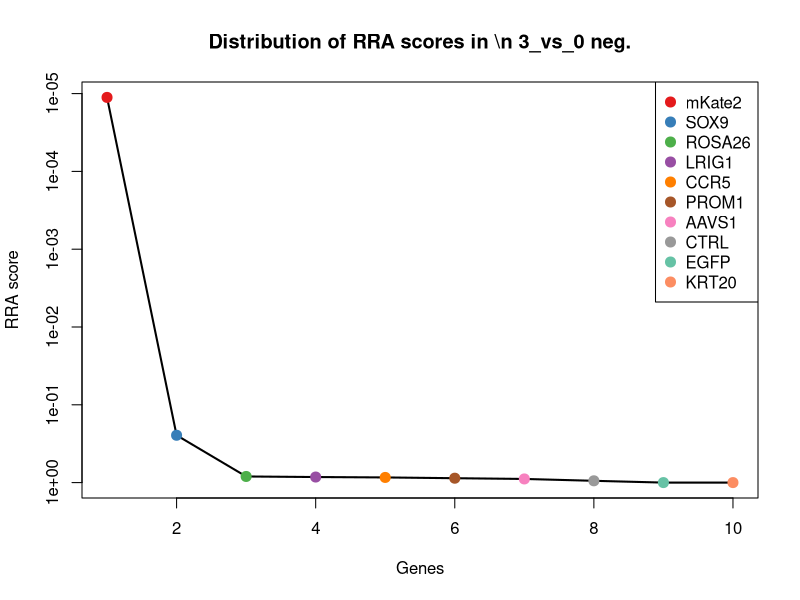
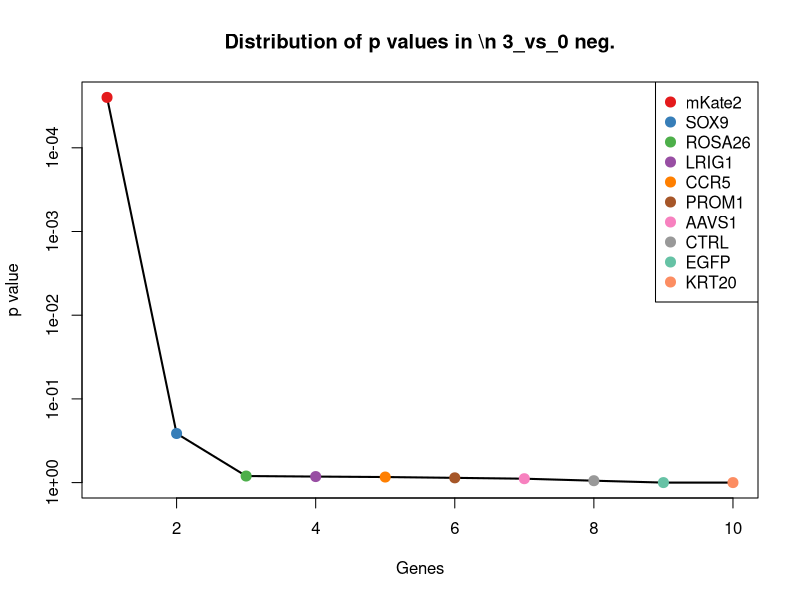
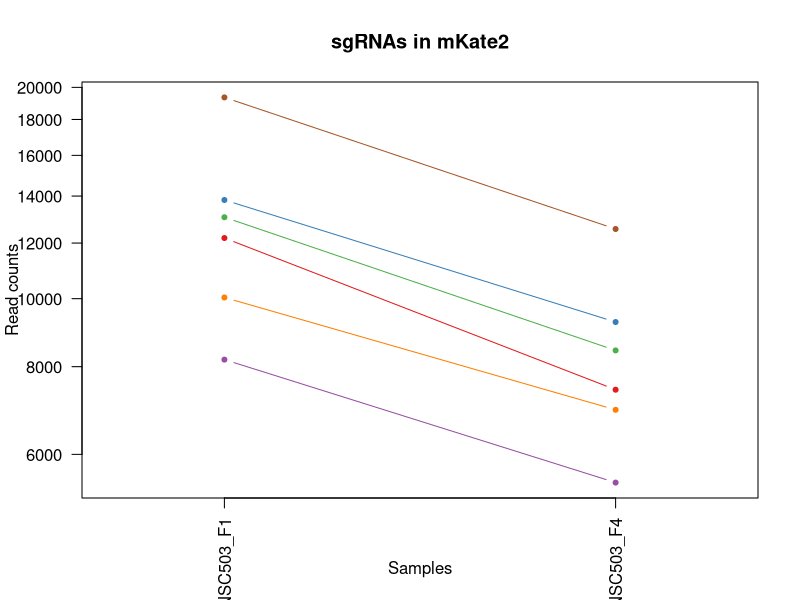
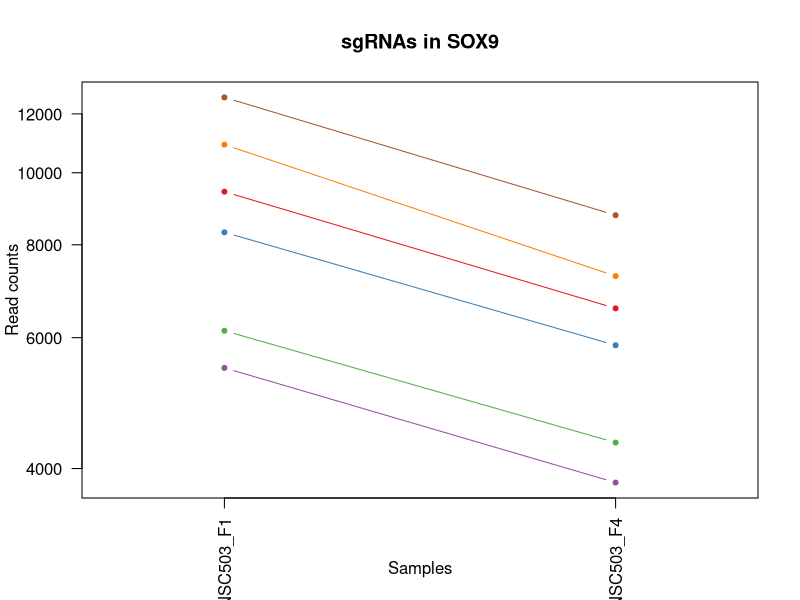
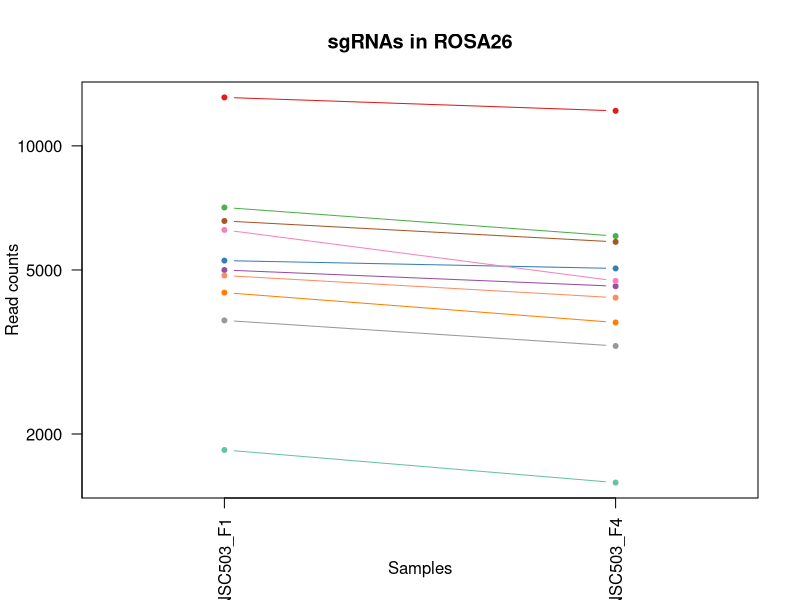
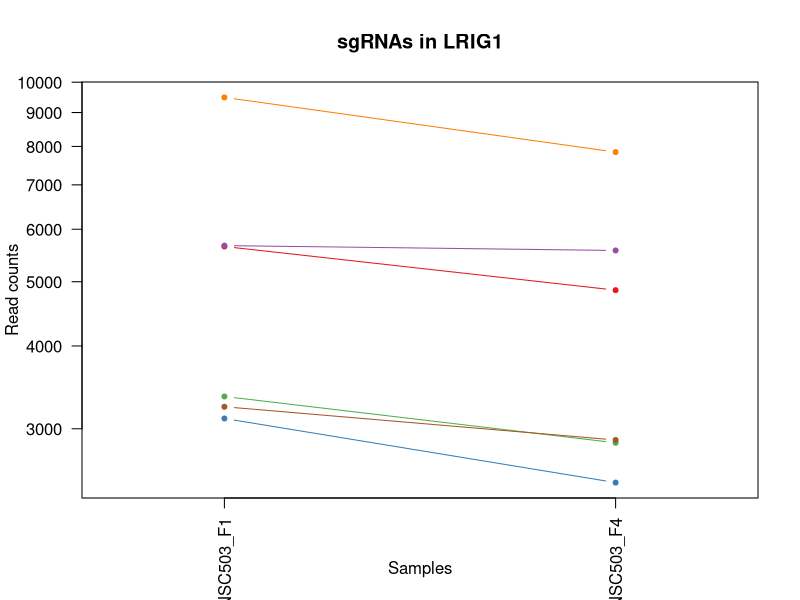
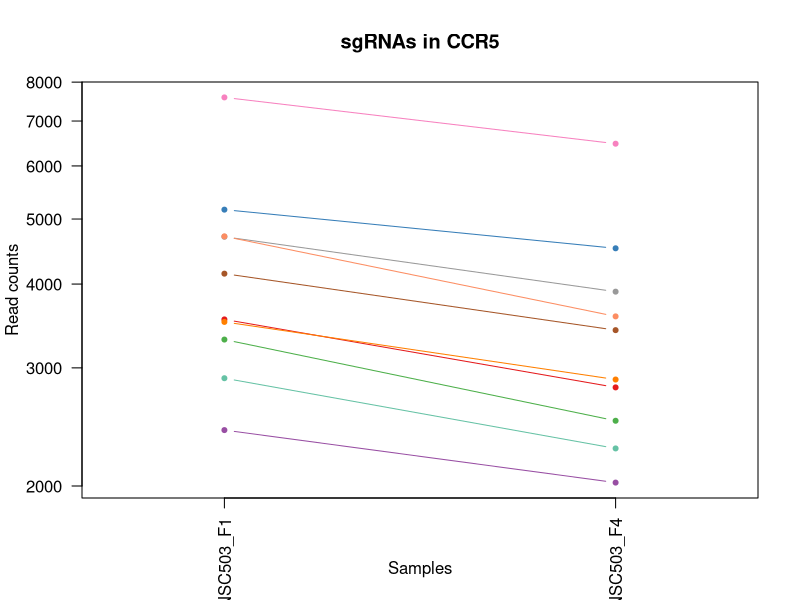
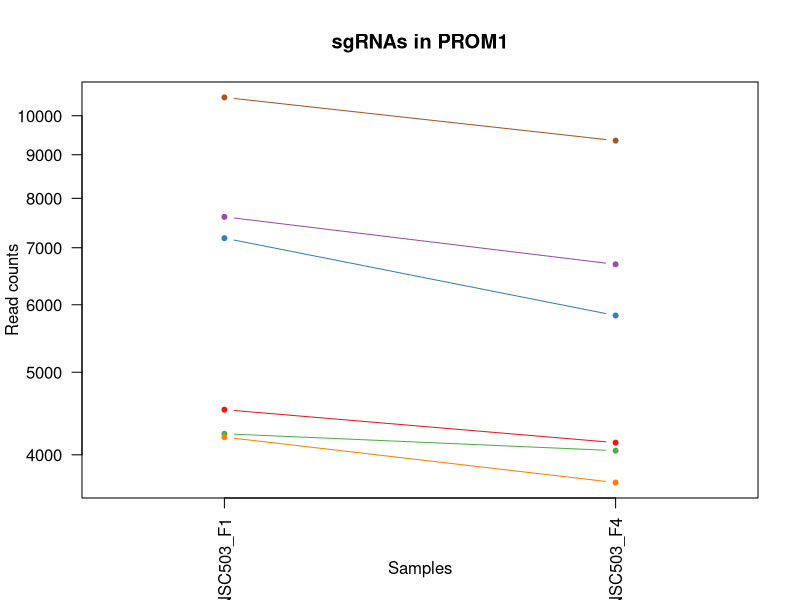

The R script that drew these images, in order: (Note: this script raises an error after producing the figures.)
pdf(file='S3A_c0_t3.pdf',width=4.5,height=4.5);
gstable=read.table('S3A_c0_t3.gene_summary.txt',header=T)
# 
#
# parameters
# Do not modify the variables beginning with "__"

# gstablename='__GENE_SUMMARY_FILE__'
startindex=3
# outputfile='__OUTPUT_FILE__'
targetgenelist=c("mKate2","SOX9","ROSA26","LRIG1","CCR5","PROM1","AAVS1","CTRL","EGFP","KRT20")
# samplelabel=sub('.\\w+.\\w+$','',colnames(gstable)[startindex]);
samplelabel='3_vs_0 neg.'


# You need to write some codes in front of this code:
# gstable=read.table(gstablename,header=T)
# pdf(file=outputfile,width=6,height=6)


# set up color using RColorBrewer
#library(RColorBrewer)
#colors <- brewer.pal(length(targetgenelist), "Set1")

colors=c( "#E41A1C", "#377EB8", "#4DAF4A", "#984EA3", "#FF7F00",  "#A65628", "#F781BF",
          "#999999", "#66C2A5", "#FC8D62", "#8DA0CB", "#E78AC3", "#A6D854", "#FFD92F", "#E5C494", "#B3B3B3", 
          "#8DD3C7", "#FFFFB3", "#BEBADA", "#FB8072", "#80B1D3", "#FDB462", "#B3DE69", "#FCCDE5",
          "#D9D9D9", "#BC80BD", "#CCEBC5", "#FFED6F")

######
# function definition

plotrankedvalues<-function(val, tglist, ...){
  
  plot(val,log='y',ylim=c(max(val),min(val)),type='l',lwd=2, ...)
  if(length(tglist)>0){
    for(i in 1:length(tglist)){
      targetgene=tglist[i];
      tx=which(names(val)==targetgene);ty=val[targetgene];
      points(tx,ty,col=colors[(i %% length(colors)) ],cex=2,pch=20)
      # text(tx+50,ty,targetgene,col=colors[i])
    }
    legend('topright',tglist,pch=20,pt.cex = 2,cex=1,col=colors)
  }
}



plotrandvalues<-function(val,targetgenelist, ...){
  # choose the one with the best distance distribution
  
  mindiffvalue=0;
  randval=val;
  for(i in 1:20){
    randval0=sample(val)
    vindex=sort(which(names(randval0) %in% targetgenelist))
    if(max(vindex)>0.9*length(val)){
      # print('pass...')
      next;
    }
    mindiffind=min(diff(vindex));
    if (mindiffind > mindiffvalue){
      mindiffvalue=mindiffind;
      randval=randval0;
      # print(paste('Diff: ',mindiffvalue))
    }
  }
  plot(randval,log='y',ylim=c(max(randval),min(randval)),pch=20,col='grey', ...)
  
  if(length(targetgenelist)>0){
    for(i in 1:length(targetgenelist)){
      targetgene=targetgenelist[i];
      tx=which(names(randval)==targetgene);ty=randval[targetgene];
      points(tx,ty,col=colors[(i %% length(colors)) ],cex=2,pch=20)
      text(tx+50,ty,targetgene,col=colors[i])
    }
  }
  
}




# set.seed(1235)



pvec=gstable[,startindex]
names(pvec)=gstable[,'id']
pvec=sort(pvec);

plotrankedvalues(pvec,targetgenelist,xlab='Genes',ylab='RRA score',main=paste('Distribution of RRA scores in \\n',samplelabel))

# plotrandvalues(pvec,targetgenelist,xlab='Genes',ylab='RRA score',main=paste('Distribution of RRA scores in \\n',samplelabel))


pvec=gstable[,startindex+1]
names(pvec)=gstable[,'id']
pvec=sort(pvec);

plotrankedvalues(pvec,targetgenelist,xlab='Genes',ylab='p value',main=paste('Distribution of p values in \\n',samplelabel))

# plotrandvalues(pvec,targetgenelist,xlab='Genes',ylab='p value',main=paste('Distribution of p values in \\n',samplelabel))



# you need to write after this code:
# dev.off()






# parameters
# Do not modify the variables beginning with "__"
targetmat=list(c(12199.264783777271,7417.058856189665),c(13820.481495064652,9260.75522212593),c(13060.438419483622,8437.384828375341),c(8186.362454680722,5468.639768061084),c(10036.947446664712,6943.4047090262575),c(19350.342226041033,12565.76590415863))
targetgene="mKate2"
collabel=c("S17_MNSC503_F1","S20_MNSC503_F4")

# set up color using RColorBrewer
#library(RColorBrewer)
#colors <- brewer.pal(length(targetgenelist), "Set1")

colors=c( "#E41A1C", "#377EB8", "#4DAF4A", "#984EA3", "#FF7F00",  "#A65628", "#F781BF",
          "#999999", "#66C2A5", "#FC8D62", "#8DA0CB", "#E78AC3", "#A6D854", "#FFD92F", "#E5C494", "#B3B3B3", 
          "#8DD3C7", "#FFFFB3", "#BEBADA", "#FB8072", "#80B1D3", "#FDB462", "#B3DE69", "#FCCDE5",
          "#D9D9D9", "#BC80BD", "#CCEBC5", "#FFED6F")


## code

targetmatvec=unlist(targetmat)+1
yrange=range(targetmatvec[targetmatvec>0]);
# yrange[1]=1; # set the minimum value to 1
for(i in 1:length(targetmat)){
  vali=targetmat[[i]]+1;
  if(i==1){
    plot(1:length(vali),vali,type='b',las=1,pch=20,main=paste('sgRNAs in',targetgene),ylab='Read counts',xlab='Samples',xlim=c(0.7,length(vali)+0.3),ylim = yrange,col=colors[(i %% length(colors))],xaxt='n',log='y')
    axis(1,at=1:length(vali),labels=(collabel),las=2)
    # lines(0:100,rep(1,101),col='black');
  }else{
    lines(1:length(vali),vali,type='b',pch=20,col=colors[(i %% length(colors))])
  }
}




# parameters
# Do not modify the variables beginning with "__"
targetmat=list(c(9429.121502818702,6568.708730539992),c(8313.557592157931,5858.707889254479),c(6128.303426975711,4333.9834844911375),c(5462.092829861475,3828.6242929942764),c(10909.589496405893,7259.494393441594),c(12627.766435442296,8765.96437874022))
targetgene="SOX9"
collabel=c("S17_MNSC503_F1","S20_MNSC503_F4")

# set up color using RColorBrewer
#library(RColorBrewer)
#colors <- brewer.pal(length(targetgenelist), "Set1")

colors=c( "#E41A1C", "#377EB8", "#4DAF4A", "#984EA3", "#FF7F00",  "#A65628", "#F781BF",
          "#999999", "#66C2A5", "#FC8D62", "#8DA0CB", "#E78AC3", "#A6D854", "#FFD92F", "#E5C494", "#B3B3B3", 
          "#8DD3C7", "#FFFFB3", "#BEBADA", "#FB8072", "#80B1D3", "#FDB462", "#B3DE69", "#FCCDE5",
          "#D9D9D9", "#BC80BD", "#CCEBC5", "#FFED6F")


## code

targetmatvec=unlist(targetmat)+1
yrange=range(targetmatvec[targetmatvec>0]);
# yrange[1]=1; # set the minimum value to 1
for(i in 1:length(targetmat)){
  vali=targetmat[[i]]+1;
  if(i==1){
    plot(1:length(vali),vali,type='b',las=1,pch=20,main=paste('sgRNAs in',targetgene),ylab='Read counts',xlab='Samples',xlim=c(0.7,length(vali)+0.3),ylim = yrange,col=colors[(i %% length(colors))],xaxt='n',log='y')
    axis(1,at=1:length(vali),labels=(collabel),las=2)
    # lines(0:100,rep(1,101),col='black');
  }else{
    lines(1:length(vali),vali,type='b',pch=20,col=colors[(i %% length(colors))])
  }
}




# parameters
# Do not modify the variables beginning with "__"
targetmat=list(c(13106.312075622944,12160.325640258108),c(5267.129791269359,5042.0628079382595),c(7086.437290431084,6041.252083901634),c(4997.100769903808,4565.526384017266),c(4404.913572468931,3727.7446064787437),c(6572.443825051869,5848.139541143328),c(6252.370815170694,4702.914909462229),c(3771.0230512710355,3269.462602022465),c(1828.6907470084038,1523.7636458441461),c(4845.926221262863,4282.102502854577))
targetgene="ROSA26"
collabel=c("S17_MNSC503_F1","S20_MNSC503_F4")

# set up color using RColorBrewer
#library(RColorBrewer)
#colors <- brewer.pal(length(targetgenelist), "Set1")

colors=c( "#E41A1C", "#377EB8", "#4DAF4A", "#984EA3", "#FF7F00",  "#A65628", "#F781BF",
          "#999999", "#66C2A5", "#FC8D62", "#8DA0CB", "#E78AC3", "#A6D854", "#FFD92F", "#E5C494", "#B3B3B3", 
          "#8DD3C7", "#FFFFB3", "#BEBADA", "#FB8072", "#80B1D3", "#FDB462", "#B3DE69", "#FCCDE5",
          "#D9D9D9", "#BC80BD", "#CCEBC5", "#FFED6F")


## code

targetmatvec=unlist(targetmat)+1
yrange=range(targetmatvec[targetmatvec>0]);
# yrange[1]=1; # set the minimum value to 1
for(i in 1:length(targetmat)){
  vali=targetmat[[i]]+1;
  if(i==1){
    plot(1:length(vali),vali,type='b',las=1,pch=20,main=paste('sgRNAs in',targetgene),ylab='Read counts',xlab='Samples',xlim=c(0.7,length(vali)+0.3),ylim = yrange,col=colors[(i %% length(colors))],xaxt='n',log='y')
    axis(1,at=1:length(vali),labels=(collabel),las=2)
    # lines(0:100,rep(1,101),col='black');
  }else{
    lines(1:length(vali),vali,type='b',pch=20,col=colors[(i %% length(colors))])
  }
}




# parameters
# Do not modify the variables beginning with "__"
targetmat=list(c(5649.757786795063,4854.714818695126),c(3107.940203439026,2487.4048417972854),c(3355.0323967349163,2856.3362667683773),c(5667.481699394346,5572.401731334205),c(9484.378406804703,7842.675057393295),c(3237.2205071043863,2884.1982754250485))
targetgene="LRIG1"
collabel=c("S17_MNSC503_F1","S20_MNSC503_F4")

# set up color using RColorBrewer
#library(RColorBrewer)
#colors <- brewer.pal(length(targetgenelist), "Set1")

colors=c( "#E41A1C", "#377EB8", "#4DAF4A", "#984EA3", "#FF7F00",  "#A65628", "#F781BF",
          "#999999", "#66C2A5", "#FC8D62", "#8DA0CB", "#E78AC3", "#A6D854", "#FFD92F", "#E5C494", "#B3B3B3", 
          "#8DD3C7", "#FFFFB3", "#BEBADA", "#FB8072", "#80B1D3", "#FDB462", "#B3DE69", "#FCCDE5",
          "#D9D9D9", "#BC80BD", "#CCEBC5", "#FFED6F")


## code

targetmatvec=unlist(targetmat)+1
yrange=range(targetmatvec[targetmatvec>0]);
# yrange[1]=1; # set the minimum value to 1
for(i in 1:length(targetmat)){
  vali=targetmat[[i]]+1;
  if(i==1){
    plot(1:length(vali),vali,type='b',las=1,pch=20,main=paste('sgRNAs in',targetgene),ylab='Read counts',xlab='Samples',xlim=c(0.7,length(vali)+0.3),ylim = yrange,col=colors[(i %% length(colors))],xaxt='n',log='y')
    axis(1,at=1:length(vali),labels=(collabel),las=2)
    # lines(0:100,rep(1,101),col='black');
  }else{
    lines(1:length(vali),vali,type='b',pch=20,col=colors[(i %% length(colors))])
  }
}




# parameters
# Do not modify the variables beginning with "__"
targetmat=list(c(3541.6547705744288,2804.4552851318176),c(5162.871481861811,4521.33147373427),c(3304.988408219293,2500.855466666023),c(2421.9205275373556,2022.397524906638),c(3511.4198608462393,2881.315998667462),c(4144.26779895006,3413.576439901798),c(7590.004924869544,6474.554356458828),c(4704.134920468597,3895.877417337965),c(2894.2106691535514,2274.1163617358725),c(4710.3904190330495,3578.826974003433))
targetgene="CCR5"
collabel=c("S17_MNSC503_F1","S20_MNSC503_F4")

# set up color using RColorBrewer
#library(RColorBrewer)
#colors <- brewer.pal(length(targetgenelist), "Set1")

colors=c( "#E41A1C", "#377EB8", "#4DAF4A", "#984EA3", "#FF7F00",  "#A65628", "#F781BF",
          "#999999", "#66C2A5", "#FC8D62", "#8DA0CB", "#E78AC3", "#A6D854", "#FFD92F", "#E5C494", "#B3B3B3", 
          "#8DD3C7", "#FFFFB3", "#BEBADA", "#FB8072", "#80B1D3", "#FDB462", "#B3DE69", "#FCCDE5",
          "#D9D9D9", "#BC80BD", "#CCEBC5", "#FFED6F")


## code

targetmatvec=unlist(targetmat)+1
yrange=range(targetmatvec[targetmatvec>0]);
# yrange[1]=1; # set the minimum value to 1
for(i in 1:length(targetmat)){
  vali=targetmat[[i]]+1;
  if(i==1){
    plot(1:length(vali),vali,type='b',las=1,pch=20,main=paste('sgRNAs in',targetgene),ylab='Read counts',xlab='Samples',xlim=c(0.7,length(vali)+0.3),ylim = yrange,col=colors[(i %% length(colors))],xaxt='n',log='y')
    axis(1,at=1:length(vali),labels=(collabel),las=2)
    # lines(0:100,rep(1,101),col='black');
  }else{
    lines(1:length(vali),vali,type='b',pch=20,col=colors[(i %% length(colors))])
  }
}




# parameters
# Do not modify the variables beginning with "__"
targetmat=list(c(4517.512546629084,4132.224111460071),c(7182.3549350860285,5827.002844921026),c(4232.887361946477,4043.8342908940804),c(7607.728837468827,6691.685872197023),c(4194.311787465684,3709.490187014028),c(10507.152422092755,9349.14504269192))
targetgene="PROM1"
collabel=c("S17_MNSC503_F1","S20_MNSC503_F4")

# set up color using RColorBrewer
#library(RColorBrewer)
#colors <- brewer.pal(length(targetgenelist), "Set1")

colors=c( "#E41A1C", "#377EB8", "#4DAF4A", "#984EA3", "#FF7F00",  "#A65628", "#F781BF",
          "#999999", "#66C2A5", "#FC8D62", "#8DA0CB", "#E78AC3", "#A6D854", "#FFD92F", "#E5C494", "#B3B3B3", 
          "#8DD3C7", "#FFFFB3", "#BEBADA", "#FB8072", "#80B1D3", "#FDB462", "#B3DE69", "#FCCDE5",
          "#D9D9D9", "#BC80BD", "#CCEBC5", "#FFED6F")


## code

targetmatvec=unlist(targetmat)+1
yrange=range(targetmatvec[targetmatvec>0]);
# yrange[1]=1; # set the minimum value to 1
for(i in 1:length(targetmat)){
  vali=targetmat[[i]]+1;
  if(i==1){
    plot(1:length(vali),vali,type='b',las=1,pch=20,main=paste('sgRNAs in',targetgene),ylab='Read counts',xlab='Samples',xlim=c(0.7,length(vali)+0.3),ylim = yrange,col=colors[(i %% length(colors))],xaxt='n',log='y')
    axis(1,at=1:length(vali),labels=(collabel),las=2)
    # lines(0:100,rep(1,101),col='black');
  }else{
    lines(1:length(vali),vali,type='b',pch=20,col=colors[(i %% length(colors))])
  }
}




# parameters
# Do not modify the variables beginning with "__"
targetmat=list(c(5102.401662405432,4888.341380866971),c(4218.291198629419,3999.639380611085),c(4020.200410755077,3092.682960890483),c(2453.1980203596204,1887.8912762192606),c(3836.7057861977914,3438.556171800882),c(1820.3500822557999,1589.0952523494439),c(2897.338418435778,2463.3858688173964),c(6185.645497149863,5043.984325776651),c(1859.9682398306684,1538.1750296320795),c(2424.0056937255067,2043.53422112894))
targetgene="AAVS1"
collabel=c("S17_MNSC503_F1","S20_MNSC503_F4")

# set up color using RColorBrewer
#library(RColorBrewer)
#colors <- brewer.pal(length(targetgenelist), "Set1")

colors=c( "#E41A1C", "#377EB8", "#4DAF4A", "#984EA3", "#FF7F00",  "#A65628", "#F781BF",
          "#999999", "#66C2A5", "#FC8D62", "#8DA0CB", "#E78AC3", "#A6D854", "#FFD92F", "#E5C494", "#B3B3B3", 
          "#8DD3C7", "#FFFFB3", "#BEBADA", "#FB8072", "#80B1D3", "#FDB462", "#B3DE69", "#FCCDE5",
          "#D9D9D9", "#BC80BD", "#CCEBC5", "#FFED6F")


## code

targetmatvec=unlist(targetmat)+1
yrange=range(targetmatvec[targetmatvec>0]);
# yrange[1]=1; # set the minimum value to 1
for(i in 1:length(targetmat)){
  vali=targetmat[[i]]+1;
  if(i==1){
    plot(1:length(vali),vali,type='b',las=1,pch=20,main=paste('sgRNAs in',targetgene),ylab='Read counts',xlab='Samples',xlim=c(0.7,length(vali)+0.3),ylim = yrange,col=colors[(i %% length(colors))],xaxt='n',log='y')
    axis(1,at=1:length(vali),labels=(collabel),las=2)
    # lines(0:100,rep(1,101),col='black');
  }else{
    lines(1:length(vali),vali,type='b',pch=20,col=colors[(i %% length(colors))])
  }
}




# parameters
# Do not modify the variables beginning with "__"
targetmat=list(c(3740.7881415428465,3407.8118863866243),c(3985.7951686505858,3164.7398798301497),c(11924.022846941341,10837.360608525833),c(1993.4188758723308,1881.1659637848918),c(4632.196686977388,3733.509159993917),c(8051.869235544984,7343.080419411607),c(5062.783504830564,4104.3621028034),c(4294.39976449693,3944.8761222169383),c(4332.975338977723,3612.4535361752773),c(6828.919266194438,6022.0369055177225))
targetgene="CTRL"
collabel=c("S17_MNSC503_F1","S20_MNSC503_F4")

# set up color using RColorBrewer
#library(RColorBrewer)
#colors <- brewer.pal(length(targetgenelist), "Set1")

colors=c( "#E41A1C", "#377EB8", "#4DAF4A", "#984EA3", "#FF7F00",  "#A65628", "#F781BF",
          "#999999", "#66C2A5", "#FC8D62", "#8DA0CB", "#E78AC3", "#A6D854", "#FFD92F", "#E5C494", "#B3B3B3", 
          "#8DD3C7", "#FFFFB3", "#BEBADA", "#FB8072", "#80B1D3", "#FDB462", "#B3DE69", "#FCCDE5",
          "#D9D9D9", "#BC80BD", "#CCEBC5", "#FFED6F")


## code

targetmatvec=unlist(targetmat)+1
yrange=range(targetmatvec[targetmatvec>0]);
# yrange[1]=1; # set the minimum value to 1
for(i in 1:length(targetmat)){
  vali=targetmat[[i]]+1;
  if(i==1){
    plot(1:length(vali),vali,type='b',las=1,pch=20,main=paste('sgRNAs in',targetgene),ylab='Read counts',xlab='Samples',xlim=c(0.7,length(vali)+0.3),ylim = yrange,col=colors[(i %% length(colors))],xaxt='n',log='y')
    axis(1,at=1:length(vali),labels=(collabel),las=2)
    # lines(0:100,rep(1,101),col='black');
  }else{
    lines(1:length(vali),vali,type='b',pch=20,col=colors[(i %% length(colors))])
  }
}




# parameters
# Do not modify the variables beginning with "__"
targetmat=list(c(232.49602997883355,7579.427113533713),c(403.4796574072134,9620.079057905066),c(404.5222405012889,5848.139541143328),c(234.5811961669845,5390.818295606245),c(365.94666602049585,8893.74531499323),c(2490.731011746338,9161.797053448789))
targetgene="EGFP"
collabel=c("S17_MNSC503_F1","S20_MNSC503_F4")

# set up color using RColorBrewer
#library(RColorBrewer)
#colors <- brewer.pal(length(targetgenelist), "Set1")

colors=c( "#E41A1C", "#377EB8", "#4DAF4A", "#984EA3", "#FF7F00",  "#A65628", "#F781BF",
          "#999999", "#66C2A5", "#FC8D62", "#8DA0CB", "#E78AC3", "#A6D854", "#FFD92F", "#E5C494", "#B3B3B3", 
          "#8DD3C7", "#FFFFB3", "#BEBADA", "#FB8072", "#80B1D3", "#FDB462", "#B3DE69", "#FCCDE5",
          "#D9D9D9", "#BC80BD", "#CCEBC5", "#FFED6F")


## code

targetmatvec=unlist(targetmat)+1
yrange=range(targetmatvec[targetmatvec>0]);
# yrange[1]=1; # set the minimum value to 1
for(i in 1:length(targetmat)){
  vali=targetmat[[i]]+1;
  if(i==1){
    plot(1:length(vali),vali,type='b',las=1,pch=20,main=paste('sgRNAs in',targetgene),ylab='Read counts',xlab='Samples',xlim=c(0.7,length(vali)+0.3),ylim = yrange,col=colors[(i %% length(colors))],xaxt='n',log='y')
    axis(1,at=1:length(vali),labels=(collabel),las=2)
    # lines(0:100,rep(1,101),col='black');
  }else{
    lines(1:length(vali),vali,type='b',pch=20,col=colors[(i %% length(colors))])
  }
}




# parameters
# Do not modify the variables beginning with "__"
targetmat=list(c(843.4497231070688,6108.505208245322),c(1373.081934897416,9422.162720550783),c(805.9167317203513,6815.623772773249),c(519.2063808495924,3359.773940426847),c(1433.5517543537944,10114.869901290776),c(833.0238921663139,5149.667806888161))
targetgene="KRT20"
collabel=c("S17_MNSC503_F1","S20_MNSC503_F4")

# set up color using RColorBrewer
#library(RColorBrewer)
#colors <- brewer.pal(length(targetgenelist), "Set1")

colors=c( "#E41A1C", "#377EB8", "#4DAF4A", "#984EA3", "#FF7F00",  "#A65628", "#F781BF",
          "#999999", "#66C2A5", "#FC8D62", "#8DA0CB", "#E78AC3", "#A6D854", "#FFD92F", "#E5C494", "#B3B3B3", 
          "#8DD3C7", "#FFFFB3", "#BEBADA", "#FB8072", "#80B1D3", "#FDB462", "#B3DE69", "#FCCDE5",
          "#D9D9D9", "#BC80BD", "#CCEBC5", "#FFED6F")


## code

targetmatvec=unlist(targetmat)+1
yrange=range(targetmatvec[targetmatvec>0]);
# yrange[1]=1; # set the minimum value to 1
for(i in 1:length(targetmat)){
  vali=targetmat[[i]]+1;
  if(i==1){
    plot(1:length(vali),vali,type='b',las=1,pch=20,main=paste('sgRNAs in',targetgene),ylab='Read counts',xlab='Samples',xlim=c(0.7,length(vali)+0.3),ylim = yrange,col=colors[(i %% length(colors))],xaxt='n',log='y')
    axis(1,at=1:length(vali),labels=(collabel),las=2)
    # lines(0:100,rep(1,101),col='black');
  }else{
    lines(1:length(vali),vali,type='b',pch=20,col=colors[(i %% length(colors))])
  }
}



# 
#
# parameters
# Do not modify the variables beginning with "__"

# gstablename='__GENE_SUMMARY_FILE__'
startindex=9
# outputfile='__OUTPUT_FILE__'
targetgenelist=c("EGFP","KRT20","LRIG1","PROM1","AAVS1","ROSA26","CTRL","CCR5","SOX9","mKate2")
# samplelabel=sub('.\\w+.\\w+$','',colnames(gstable)[startindex]);
samplelabel='3_vs_0 pos.'


# You need to write some codes in front of this code:
# gstable=read.table(gstablename,header=T)
# pdf(file=outputfile,width=6,height=6)


# set up color using RColorBrewer
#library(RColorBrewer)
#colors <- brewer.pal(length(targetgenelist), "Set1")

colors=c( "#E41A1C", "#377EB8", "#4DAF4A", "#984EA3", "#FF7F00",  "#A65628", "#F781BF",
          "#999999", "#66C2A5", "#FC8D62", "#8DA0CB", "#E78AC3", "#A6D854", "#FFD92F", "#E5C494", "#B3B3B3", 
          "#8DD3C7", "#FFFFB3", "#BEBADA", "#FB8072", "#80B1D3", "#FDB462", "#B3DE69", "#FCCDE5",
          "#D9D9D9", "#BC80BD", "#CCEBC5", "#FFED6F")

######
# function definition

plotrankedvalues<-function(val, tglist, ...){
  
  plot(val,log='y',ylim=c(max(val),min(val)),type='l',lwd=2, ...)
  if(length(tglist)>0){
    for(i in 1:length(tglist)){
      targetgene=tglist[i];
      tx=which(names(val)==targetgene);ty=val[targetgene];
      points(tx,ty,col=colors[(i %% length(colors)) ],cex=2,pch=20)
      # text(tx+50,ty,targetgene,col=colors[i])
    }
    legend('topright',tglist,pch=20,pt.cex = 2,cex=1,col=colors)
  }
}



plotrandvalues<-function(val,targetgenelist, ...){
  # choose the one with the best distance distribution
  
  mindiffvalue=0;
  randval=val;
  for(i in 1:20){
    randval0=sample(val)
    vindex=sort(which(names(randval0) %in% targetgenelist))
    if(max(vindex)>0.9*length(val)){
      # print('pass...')
      next;
    }
    mindiffind=min(diff(vindex));
    if (mindiffind > mindiffvalue){
      mindiffvalue=mindiffind;
      randval=randval0;
      # print(paste('Diff: ',mindiffvalue))
    }
  }
  plot(randval,log='y',ylim=c(max(randval),min(randval)),pch=20,col='grey', ...)
  
  if(length(targetgenelist)>0){
    for(i in 1:length(targetgenelist)){
      targetgene=targetgenelist[i];
      tx=which(names(randval)==targetgene);ty=randval[targetgene];
      points(tx,ty,col=colors[(i %% length(colors)) ],cex=2,pch=20)
      text(tx+50,ty,targetgene,col=colors[i])
    }
  }
  
}




# set.seed(1235)



pvec=gstable[,startindex]
names(pvec)=gstable[,'id']
pvec=sort(pvec);

plotrankedvalues(pvec,targetgenelist,xlab='Genes',ylab='RRA score',main=paste('Distribution of RRA scores in \\n',samplelabel))

# plotrandvalues(pvec,targetgenelist,xlab='Genes',ylab='RRA score',main=paste('Distribution of RRA scores in \\n',samplelabel))


pvec=gstable[,startindex+1]
names(pvec)=gstable[,'id']
pvec=sort(pvec);

plotrankedvalues(pvec,targetgenelist,xlab='Genes',ylab='p value',main=paste('Distribution of p values in \\n',samplelabel))

# plotrandvalues(pvec,targetgenelist,xlab='Genes',ylab='p value',main=paste('Distribution of p values in \\n',samplelabel))



# you need to write after this code:
# dev.off()






# parameters
# Do not modify the variables beginning with "__"
targetmat=list(c(232.49602997883355,7579.427113533713),c(403.4796574072134,9620.079057905066),c(404.5222405012889,5848.139541143328),c(234.5811961669845,5390.818295606245),c(365.94666602049585,8893.74531499323),c(2490.731011746338,9161.797053448789))
targetgene="EGFP"
collabel=c("S17_MNSC503_F1","S20_MNSC503_F4")

# set up color using RColorBrewer
#library(RColorBrewer)
#colors <- brewer.pal(length(targetgenelist), "Set1")

colors=c( "#E41A1C", "#377EB8", "#4DAF4A", "#984EA3", "#FF7F00",  "#A65628", "#F781BF",
          "#999999", "#66C2A5", "#FC8D62", "#8DA0CB", "#E78AC3", "#A6D854", "#FFD92F", "#E5C494", "#B3B3B3", 
          "#8DD3C7", "#FFFFB3", "#BEBADA", "#FB8072", "#80B1D3", "#FDB462", "#B3DE69", "#FCCDE5",
          "#D9D9D9", "#BC80BD", "#CCEBC5", "#FFED6F")


## code

targetmatvec=unlist(targetmat)+1
yrange=range(targetmatvec[targetmatvec>0]);
# yrange[1]=1; # set the minimum value to 1
for(i in 1:length(targetmat)){
  vali=targetmat[[i]]+1;
  if(i==1){
    plot(1:length(vali),vali,type='b',las=1,pch=20,main=paste('sgRNAs in',targetgene),ylab='Read counts',xlab='Samples',xlim=c(0.7,length(vali)+0.3),ylim = yrange,col=colors[(i %% length(colors))],xaxt='n',log='y')
    axis(1,at=1:length(vali),labels=(collabel),las=2)
    # lines(0:100,rep(1,101),col='black');
  }else{
    lines(1:length(vali),vali,type='b',pch=20,col=colors[(i %% length(colors))])
  }
}




# parameters
# Do not modify the variables beginning with "__"
targetmat=list(c(843.4497231070688,6108.505208245322),c(1373.081934897416,9422.162720550783),c(805.9167317203513,6815.623772773249),c(519.2063808495924,3359.773940426847),c(1433.5517543537944,10114.869901290776),c(833.0238921663139,5149.667806888161))
targetgene="KRT20"
collabel=c("S17_MNSC503_F1","S20_MNSC503_F4")

# set up color using RColorBrewer
#library(RColorBrewer)
#colors <- brewer.pal(length(targetgenelist), "Set1")

colors=c( "#E41A1C", "#377EB8", "#4DAF4A", "#984EA3", "#FF7F00",  "#A65628", "#F781BF",
          "#999999", "#66C2A5", "#FC8D62", "#8DA0CB", "#E78AC3", "#A6D854", "#FFD92F", "#E5C494", "#B3B3B3", 
          "#8DD3C7", "#FFFFB3", "#BEBADA", "#FB8072", "#80B1D3", "#FDB462", "#B3DE69", "#FCCDE5",
          "#D9D9D9", "#BC80BD", "#CCEBC5", "#FFED6F")


## code

targetmatvec=unlist(targetmat)+1
yrange=range(targetmatvec[targetmatvec>0]);
# yrange[1]=1; # set the minimum value to 1
for(i in 1:length(targetmat)){
  vali=targetmat[[i]]+1;
  if(i==1){
    plot(1:length(vali),vali,type='b',las=1,pch=20,main=paste('sgRNAs in',targetgene),ylab='Read counts',xlab='Samples',xlim=c(0.7,length(vali)+0.3),ylim = yrange,col=colors[(i %% length(colors))],xaxt='n',log='y')
    axis(1,at=1:length(vali),labels=(collabel),las=2)
    # lines(0:100,rep(1,101),col='black');
  }else{
    lines(1:length(vali),vali,type='b',pch=20,col=colors[(i %% length(colors))])
  }
}




# parameters
# Do not modify the variables beginning with "__"
targetmat=list(c(5649.757786795063,4854.714818695126),c(3107.940203439026,2487.4048417972854),c(3355.0323967349163,2856.3362667683773),c(5667.481699394346,5572.401731334205),c(9484.378406804703,7842.675057393295),c(3237.2205071043863,2884.1982754250485))
targetgene="LRIG1"
collabel=c("S17_MNSC503_F1","S20_MNSC503_F4")

# set up color using RColorBrewer
#library(RColorBrewer)
#colors <- brewer.pal(length(targetgenelist), "Set1")

colors=c( "#E41A1C", "#377EB8", "#4DAF4A", "#984EA3", "#FF7F00",  "#A65628", "#F781BF",
          "#999999", "#66C2A5", "#FC8D62", "#8DA0CB", "#E78AC3", "#A6D854", "#FFD92F", "#E5C494", "#B3B3B3", 
          "#8DD3C7", "#FFFFB3", "#BEBADA", "#FB8072", "#80B1D3", "#FDB462", "#B3DE69", "#FCCDE5",
          "#D9D9D9", "#BC80BD", "#CCEBC5", "#FFED6F")


## code

targetmatvec=unlist(targetmat)+1
yrange=range(targetmatvec[targetmatvec>0]);
# yrange[1]=1; # set the minimum value to 1
for(i in 1:length(targetmat)){
  vali=targetmat[[i]]+1;
  if(i==1){
    plot(1:length(vali),vali,type='b',las=1,pch=20,main=paste('sgRNAs in',targetgene),ylab='Read counts',xlab='Samples',xlim=c(0.7,length(vali)+0.3),ylim = yrange,col=colors[(i %% length(colors))],xaxt='n',log='y')
    axis(1,at=1:length(vali),labels=(collabel),las=2)
    # lines(0:100,rep(1,101),col='black');
  }else{
    lines(1:length(vali),vali,type='b',pch=20,col=colors[(i %% length(colors))])
  }
}




# parameters
# Do not modify the variables beginning with "__"
targetmat=list(c(4517.512546629084,4132.224111460071),c(7182.3549350860285,5827.002844921026),c(4232.887361946477,4043.8342908940804),c(7607.728837468827,6691.685872197023),c(4194.311787465684,3709.490187014028),c(10507.152422092755,9349.14504269192))
targetgene="PROM1"
collabel=c("S17_MNSC503_F1","S20_MNSC503_F4")

# set up color using RColorBrewer
#library(RColorBrewer)
#colors <- brewer.pal(length(targetgenelist), "Set1")

colors=c( "#E41A1C", "#377EB8", "#4DAF4A", "#984EA3", "#FF7F00",  "#A65628", "#F781BF",
          "#999999", "#66C2A5", "#FC8D62", "#8DA0CB", "#E78AC3", "#A6D854", "#FFD92F", "#E5C494", "#B3B3B3", 
          "#8DD3C7", "#FFFFB3", "#BEBADA", "#FB8072", "#80B1D3", "#FDB462", "#B3DE69", "#FCCDE5",
          "#D9D9D9", "#BC80BD", "#CCEBC5", "#FFED6F")


## code

targetmatvec=unlist(targetmat)+1
yrange=range(targetmatvec[targetmatvec>0]);
# yrange[1]=1; # set the minimum value to 1
for(i in 1:length(targetmat)){
  vali=targetmat[[i]]+1;
  if(i==1){
    plot(1:length(vali),vali,type='b',las=1,pch=20,main=paste('sgRNAs in',targetgene),ylab='Read counts',xlab='Samples',xlim=c(0.7,length(vali)+0.3),ylim = yrange,col=colors[(i %% length(colors))],xaxt='n',log='y')
    axis(1,at=1:length(vali),labels=(collabel),las=2)
    # lines(0:100,rep(1,101),col='black');
  }else{
    lines(1:length(vali),vali,type='b',pch=20,col=colors[(i %% length(colors))])
  }
}




# parameters
# Do not modify the variables beginning with "__"
targetmat=list(c(5102.401662405432,4888.341380866971),c(4218.291198629419,3999.639380611085),c(4020.200410755077,3092.682960890483),c(2453.1980203596204,1887.8912762192606),c(3836.7057861977914,3438.556171800882),c(1820.3500822557999,1589.0952523494439),c(2897.338418435778,2463.3858688173964),c(6185.645497149863,5043.984325776651),c(1859.9682398306684,1538.1750296320795),c(2424.0056937255067,2043.53422112894))
targetgene="AAVS1"
collabel=c("S17_MNSC503_F1","S20_MNSC503_F4")

# set up color using RColorBrewer
#library(RColorBrewer)
#colors <- brewer.pal(length(targetgenelist), "Set1")

colors=c( "#E41A1C", "#377EB8", "#4DAF4A", "#984EA3", "#FF7F00",  "#A65628", "#F781BF",
          "#999999", "#66C2A5", "#FC8D62", "#8DA0CB", "#E78AC3", "#A6D854", "#FFD92F", "#E5C494", "#B3B3B3", 
          "#8DD3C7", "#FFFFB3", "#BEBADA", "#FB8072", "#80B1D3", "#FDB462", "#B3DE69", "#FCCDE5",
          "#D9D9D9", "#BC80BD", "#CCEBC5", "#FFED6F")


## code

targetmatvec=unlist(targetmat)+1
yrange=range(targetmatvec[targetmatvec>0]);
# yrange[1]=1; # set the minimum value to 1
for(i in 1:length(targetmat)){
  vali=targetmat[[i]]+1;
  if(i==1){
    plot(1:length(vali),vali,type='b',las=1,pch=20,main=paste('sgRNAs in',targetgene),ylab='Read counts',xlab='Samples',xlim=c(0.7,length(vali)+0.3),ylim = yrange,col=colors[(i %% length(colors))],xaxt='n',log='y')
    axis(1,at=1:length(vali),labels=(collabel),las=2)
    # lines(0:100,rep(1,101),col='black');
  }else{
    lines(1:length(vali),vali,type='b',pch=20,col=colors[(i %% length(colors))])
  }
}




# parameters
# Do not modify the variables beginning with "__"
targetmat=list(c(13106.312075622944,12160.325640258108),c(5267.129791269359,5042.0628079382595),c(7086.437290431084,6041.252083901634),c(4997.100769903808,4565.526384017266),c(4404.913572468931,3727.7446064787437),c(6572.443825051869,5848.139541143328),c(6252.370815170694,4702.914909462229),c(3771.0230512710355,3269.462602022465),c(1828.6907470084038,1523.7636458441461),c(4845.926221262863,4282.102502854577))
targetgene="ROSA26"
collabel=c("S17_MNSC503_F1","S20_MNSC503_F4")

# set up color using RColorBrewer
#library(RColorBrewer)
#colors <- brewer.pal(length(targetgenelist), "Set1")

colors=c( "#E41A1C", "#377EB8", "#4DAF4A", "#984EA3", "#FF7F00",  "#A65628", "#F781BF",
          "#999999", "#66C2A5", "#FC8D62", "#8DA0CB", "#E78AC3", "#A6D854", "#FFD92F", "#E5C494", "#B3B3B3", 
          "#8DD3C7", "#FFFFB3", "#BEBADA", "#FB8072", "#80B1D3", "#FDB462", "#B3DE69", "#FCCDE5",
          "#D9D9D9", "#BC80BD", "#CCEBC5", "#FFED6F")


## code

targetmatvec=unlist(targetmat)+1
yrange=range(targetmatvec[targetmatvec>0]);
# yrange[1]=1; # set the minimum value to 1
for(i in 1:length(targetmat)){
  vali=targetmat[[i]]+1;
  if(i==1){
    plot(1:length(vali),vali,type='b',las=1,pch=20,main=paste('sgRNAs in',targetgene),ylab='Read counts',xlab='Samples',xlim=c(0.7,length(vali)+0.3),ylim = yrange,col=colors[(i %% length(colors))],xaxt='n',log='y')
    axis(1,at=1:length(vali),labels=(collabel),las=2)
    # lines(0:100,rep(1,101),col='black');
  }else{
    lines(1:length(vali),vali,type='b',pch=20,col=colors[(i %% length(colors))])
  }
}




# parameters
# Do not modify the variables beginning with "__"
targetmat=list(c(3740.7881415428465,3407.8118863866243),c(3985.7951686505858,3164.7398798301497),c(11924.022846941341,10837.360608525833),c(1993.4188758723308,1881.1659637848918),c(4632.196686977388,3733.509159993917),c(8051.869235544984,7343.080419411607),c(5062.783504830564,4104.3621028034),c(4294.39976449693,3944.8761222169383),c(4332.975338977723,3612.4535361752773),c(6828.919266194438,6022.0369055177225))
targetgene="CTRL"
collabel=c("S17_MNSC503_F1","S20_MNSC503_F4")

# set up color using RColorBrewer
#library(RColorBrewer)
#colors <- brewer.pal(length(targetgenelist), "Set1")

colors=c( "#E41A1C", "#377EB8", "#4DAF4A", "#984EA3", "#FF7F00",  "#A65628", "#F781BF",
          "#999999", "#66C2A5", "#FC8D62", "#8DA0CB", "#E78AC3", "#A6D854", "#FFD92F", "#E5C494", "#B3B3B3", 
          "#8DD3C7", "#FFFFB3", "#BEBADA", "#FB8072", "#80B1D3", "#FDB462", "#B3DE69", "#FCCDE5",
          "#D9D9D9", "#BC80BD", "#CCEBC5", "#FFED6F")


## code

targetmatvec=unlist(targetmat)+1
yrange=range(targetmatvec[targetmatvec>0]);
# yrange[1]=1; # set the minimum value to 1
for(i in 1:length(targetmat)){
  vali=targetmat[[i]]+1;
  if(i==1){
    plot(1:length(vali),vali,type='b',las=1,pch=20,main=paste('sgRNAs in',targetgene),ylab='Read counts',xlab='Samples',xlim=c(0.7,length(vali)+0.3),ylim = yrange,col=colors[(i %% length(colors))],xaxt='n',log='y')
    axis(1,at=1:length(vali),labels=(collabel),las=2)
    # lines(0:100,rep(1,101),col='black');
  }else{
    lines(1:length(vali),vali,type='b',pch=20,col=colors[(i %% length(colors))])
  }
}




# parameters
# Do not modify the variables beginning with "__"
targetmat=list(c(3541.6547705744288,2804.4552851318176),c(5162.871481861811,4521.33147373427),c(3304.988408219293,2500.855466666023),c(2421.9205275373556,2022.397524906638),c(3511.4198608462393,2881.315998667462),c(4144.26779895006,3413.576439901798),c(7590.004924869544,6474.554356458828),c(4704.134920468597,3895.877417337965),c(2894.2106691535514,2274.1163617358725),c(4710.3904190330495,3578.826974003433))
targetgene="CCR5"
collabel=c("S17_MNSC503_F1","S20_MNSC503_F4")

# set up color using RColorBrewer
#library(RColorBrewer)
#colors <- brewer.pal(length(targetgenelist), "Set1")

colors=c( "#E41A1C", "#377EB8", "#4DAF4A", "#984EA3", "#FF7F00",  "#A65628", "#F781BF",
          "#999999", "#66C2A5", "#FC8D62", "#8DA0CB", "#E78AC3", "#A6D854", "#FFD92F", "#E5C494", "#B3B3B3", 
          "#8DD3C7", "#FFFFB3", "#BEBADA", "#FB8072", "#80B1D3", "#FDB462", "#B3DE69", "#FCCDE5",
          "#D9D9D9", "#BC80BD", "#CCEBC5", "#FFED6F")


## code

targetmatvec=unlist(targetmat)+1
yrange=range(targetmatvec[targetmatvec>0]);
# yrange[1]=1; # set the minimum value to 1
for(i in 1:length(targetmat)){
  vali=targetmat[[i]]+1;
  if(i==1){
    plot(1:length(vali),vali,type='b',las=1,pch=20,main=paste('sgRNAs in',targetgene),ylab='Read counts',xlab='Samples',xlim=c(0.7,length(vali)+0.3),ylim = yrange,col=colors[(i %% length(colors))],xaxt='n',log='y')
    axis(1,at=1:length(vali),labels=(collabel),las=2)
    # lines(0:100,rep(1,101),col='black');
  }else{
    lines(1:length(vali),vali,type='b',pch=20,col=colors[(i %% length(colors))])
  }
}




# parameters
# Do not modify the variables beginning with "__"
targetmat=list(c(9429.121502818702,6568.708730539992),c(8313.557592157931,5858.707889254479),c(6128.303426975711,4333.9834844911375),c(5462.092829861475,3828.6242929942764),c(10909.589496405893,7259.494393441594),c(12627.766435442296,8765.96437874022))
targetgene="SOX9"
collabel=c("S17_MNSC503_F1","S20_MNSC503_F4")

# set up color using RColorBrewer
#library(RColorBrewer)
#colors <- brewer.pal(length(targetgenelist), "Set1")

colors=c( "#E41A1C", "#377EB8", "#4DAF4A", "#984EA3", "#FF7F00",  "#A65628", "#F781BF",
          "#999999", "#66C2A5", "#FC8D62", "#8DA0CB", "#E78AC3", "#A6D854", "#FFD92F", "#E5C494", "#B3B3B3", 
          "#8DD3C7", "#FFFFB3", "#BEBADA", "#FB8072", "#80B1D3", "#FDB462", "#B3DE69", "#FCCDE5",
          "#D9D9D9", "#BC80BD", "#CCEBC5", "#FFED6F")


## code

targetmatvec=unlist(targetmat)+1
yrange=range(targetmatvec[targetmatvec>0]);
# yrange[1]=1; # set the minimum value to 1
for(i in 1:length(targetmat)){
  vali=targetmat[[i]]+1;
  if(i==1){
    plot(1:length(vali),vali,type='b',las=1,pch=20,main=paste('sgRNAs in',targetgene),ylab='Read counts',xlab='Samples',xlim=c(0.7,length(vali)+0.3),ylim = yrange,col=colors[(i %% length(colors))],xaxt='n',log='y')
    axis(1,at=1:length(vali),labels=(collabel),las=2)
    # lines(0:100,rep(1,101),col='black');
  }else{
    lines(1:length(vali),vali,type='b',pch=20,col=colors[(i %% length(colors))])
  }
}




# parameters
# Do not modify the variables beginning with "__"
targetmat=list(c(12199.264783777271,7417.058856189665),c(13820.481495064652,9260.75522212593),c(13060.438419483622,8437.384828375341),c(8186.362454680722,5468.639768061084),c(10036.947446664712,6943.4047090262575),c(19350.342226041033,12565.76590415863))
targetgene="mKate2"
collabel=c("S17_MNSC503_F1","S20_MNSC503_F4")

# set up color using RColorBrewer
#library(RColorBrewer)
#colors <- brewer.pal(length(targetgenelist), "Set1")

colors=c( "#E41A1C", "#377EB8", "#4DAF4A", "#984EA3", "#FF7F00",  "#A65628", "#F781BF",
          "#999999", "#66C2A5", "#FC8D62", "#8DA0CB", "#E78AC3", "#A6D854", "#FFD92F", "#E5C494", "#B3B3B3", 
          "#8DD3C7", "#FFFFB3", "#BEBADA", "#FB8072", "#80B1D3", "#FDB462", "#B3DE69", "#FCCDE5",
          "#D9D9D9", "#BC80BD", "#CCEBC5", "#FFED6F")


## code

targetmatvec=unlist(targetmat)+1
yrange=range(targetmatvec[targetmatvec>0]);
# yrange[1]=1; # set the minimum value to 1
for(i in 1:length(targetmat)){
  vali=targetmat[[i]]+1;
  if(i==1){
    plot(1:length(vali),vali,type='b',las=1,pch=20,main=paste('sgRNAs in',targetgene),ylab='Read counts',xlab='Samples',xlim=c(0.7,length(vali)+0.3),ylim = yrange,col=colors[(i %% length(colors))],xaxt='n',log='y')
    axis(1,at=1:length(vali),labels=(collabel),las=2)
    # lines(0:100,rep(1,101),col='black');
  }else{
    lines(1:length(vali),vali,type='b',pch=20,col=colors[(i %% length(colors))])
  }
}



dev.off()
Sweave("S3A_c0_t3_summary.Rnw");
library(tools);

texi2dvi("S3A_c0_t3_summary.tex",pdf=TRUE);
